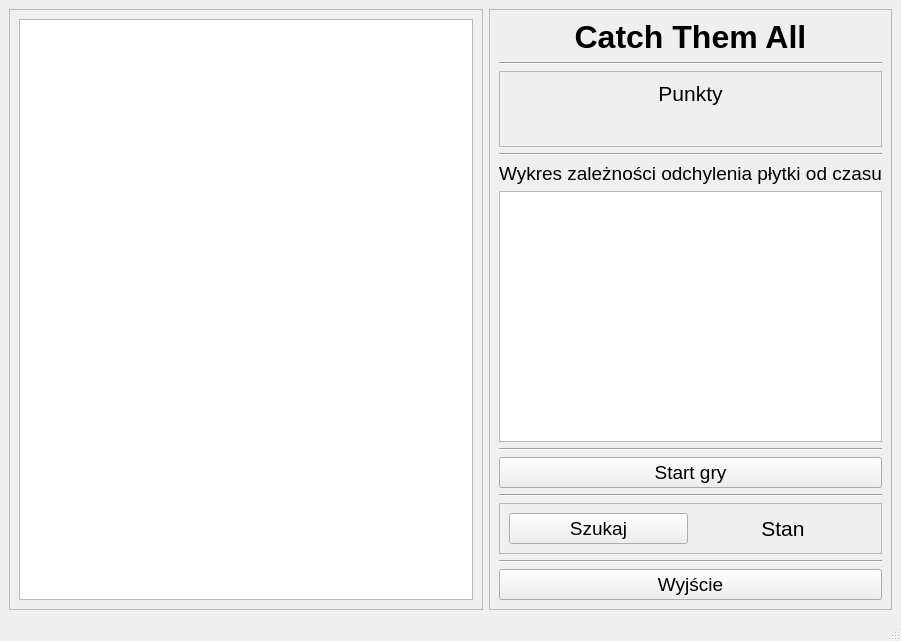
<?xml version="1.0" encoding="UTF-8"?>
<ui version="4.0">
 <class>MainWindow</class>
 <widget class="QMainWindow" name="MainWindow">
  <property name="geometry">
   <rect>
    <x>0</x>
    <y>0</y>
    <width>901</width>
    <height>641</height>
   </rect>
  </property>
  <property name="windowTitle">
   <string>MainWindow</string>
  </property>
  <widget class="QWidget" name="centralwidget">
   <layout class="QGridLayout" name="gridLayout">
    <item row="0" column="0">
     <widget class="QFrame" name="frame">
      <property name="frameShape">
       <enum>QFrame::StyledPanel</enum>
      </property>
      <property name="frameShadow">
       <enum>QFrame::Raised</enum>
      </property>
      <layout class="QGridLayout" name="gridLayout_2">
       <item row="0" column="0">
        <widget class="QGraphicsView" name="graphicsViewGra">
         <property name="sizePolicy">
          <sizepolicy hsizetype="Minimum" vsizetype="Minimum">
           <horstretch>0</horstretch>
           <verstretch>0</verstretch>
          </sizepolicy>
         </property>
        </widget>
       </item>
      </layout>
     </widget>
    </item>
    <item row="0" column="1">
     <widget class="QFrame" name="frame_2">
      <property name="sizePolicy">
       <sizepolicy hsizetype="Maximum" vsizetype="Preferred">
        <horstretch>0</horstretch>
        <verstretch>0</verstretch>
       </sizepolicy>
      </property>
      <property name="frameShape">
       <enum>QFrame::StyledPanel</enum>
      </property>
      <property name="frameShadow">
       <enum>QFrame::Raised</enum>
      </property>
      <layout class="QGridLayout" name="gridLayout_3">
       <item row="2" column="0">
        <widget class="QFrame" name="frame_3">
         <property name="sizePolicy">
          <sizepolicy hsizetype="Preferred" vsizetype="Maximum">
           <horstretch>0</horstretch>
           <verstretch>0</verstretch>
          </sizepolicy>
         </property>
         <property name="frameShape">
          <enum>QFrame::StyledPanel</enum>
         </property>
         <property name="frameShadow">
          <enum>QFrame::Raised</enum>
         </property>
         <layout class="QGridLayout" name="gridLayout_5">
          <item row="1" column="0">
           <widget class="QLabel" name="labelWyswietlaczPunkty">
            <property name="sizePolicy">
             <sizepolicy hsizetype="Minimum" vsizetype="Minimum">
              <horstretch>0</horstretch>
              <verstretch>0</verstretch>
             </sizepolicy>
            </property>
            <property name="font">
             <font>
              <pointsize>16</pointsize>
             </font>
            </property>
            <property name="text">
             <string>&lt;html&gt;&lt;head/&gt;&lt;body&gt;&lt;p align=&quot;center&quot;/&gt;&lt;/body&gt;&lt;/html&gt;</string>
            </property>
            <property name="alignment">
             <set>Qt::AlignCenter</set>
            </property>
           </widget>
          </item>
          <item row="0" column="0">
           <widget class="QLabel" name="labelPunkty">
            <property name="text">
             <string>&lt;html&gt;&lt;head/&gt;&lt;body&gt;&lt;p align=&quot;center&quot;&gt;&lt;span style=&quot; font-size:16pt;&quot;&gt;Punkty&lt;/span&gt;&lt;/p&gt;&lt;/body&gt;&lt;/html&gt;</string>
            </property>
           </widget>
          </item>
         </layout>
        </widget>
       </item>
       <item row="0" column="0">
        <widget class="QLabel" name="labelNazwa">
         <property name="sizePolicy">
          <sizepolicy hsizetype="Minimum" vsizetype="Maximum">
           <horstretch>0</horstretch>
           <verstretch>0</verstretch>
          </sizepolicy>
         </property>
         <property name="text">
          <string>&lt;html&gt;&lt;head/&gt;&lt;body&gt;&lt;p align=&quot;center&quot;&gt;&lt;span style=&quot; font-size:24pt; font-weight:600;&quot;&gt;Catch Them All&lt;/span&gt;&lt;/p&gt;&lt;/body&gt;&lt;/html&gt;</string>
         </property>
        </widget>
       </item>
       <item row="9" column="0">
        <widget class="Line" name="line_5">
         <property name="orientation">
          <enum>Qt::Horizontal</enum>
         </property>
        </widget>
       </item>
       <item row="7" column="0">
        <widget class="QtCharts::QChartView" name="graphicsWykres">
         <property name="sizePolicy">
          <sizepolicy hsizetype="Minimum" vsizetype="Minimum">
           <horstretch>0</horstretch>
           <verstretch>0</verstretch>
          </sizepolicy>
         </property>
        </widget>
       </item>
       <item row="13" column="0">
        <widget class="Line" name="line">
         <property name="orientation">
          <enum>Qt::Horizontal</enum>
         </property>
        </widget>
       </item>
       <item row="11" column="0">
        <widget class="Line" name="line_3">
         <property name="orientation">
          <enum>Qt::Horizontal</enum>
         </property>
        </widget>
       </item>
       <item row="10" column="0">
        <widget class="QPushButton" name="pushButtonStartGry">
         <property name="minimumSize">
          <size>
           <width>0</width>
           <height>21</height>
          </size>
         </property>
         <property name="font">
          <font>
           <pointsize>14</pointsize>
          </font>
         </property>
         <property name="text">
          <string>Start gry</string>
         </property>
        </widget>
       </item>
       <item row="3" column="0">
        <widget class="Line" name="line_4">
         <property name="orientation">
          <enum>Qt::Horizontal</enum>
         </property>
        </widget>
       </item>
       <item row="12" column="0">
        <widget class="QFrame" name="frameStan">
         <property name="sizePolicy">
          <sizepolicy hsizetype="Minimum" vsizetype="Maximum">
           <horstretch>0</horstretch>
           <verstretch>0</verstretch>
          </sizepolicy>
         </property>
         <property name="frameShape">
          <enum>QFrame::StyledPanel</enum>
         </property>
         <property name="frameShadow">
          <enum>QFrame::Raised</enum>
         </property>
         <layout class="QGridLayout" name="gridLayout_4">
          <item row="1" column="0">
           <widget class="QPushButton" name="pushButtonSzukaj">
            <property name="font">
             <font>
              <pointsize>14</pointsize>
             </font>
            </property>
            <property name="text">
             <string>Szukaj</string>
            </property>
           </widget>
          </item>
          <item row="1" column="1">
           <widget class="QLabel" name="labelStan">
            <property name="font">
             <font>
              <pointsize>16</pointsize>
             </font>
            </property>
            <property name="text">
             <string>&lt;html&gt;&lt;head/&gt;&lt;body&gt;&lt;p align=&quot;center&quot;&gt;&lt;span style=&quot; font-size:16pt;&quot;&gt;Stan&lt;/span&gt;&lt;/p&gt;&lt;/body&gt;&lt;/html&gt;</string>
            </property>
            <property name="alignment">
             <set>Qt::AlignCenter</set>
            </property>
           </widget>
          </item>
         </layout>
        </widget>
       </item>
       <item row="14" column="0">
        <widget class="QPushButton" name="pushButtonWyjscie">
         <property name="font">
          <font>
           <pointsize>14</pointsize>
          </font>
         </property>
         <property name="text">
          <string>Wyjście</string>
         </property>
        </widget>
       </item>
       <item row="1" column="0">
        <widget class="Line" name="line_2">
         <property name="orientation">
          <enum>Qt::Horizontal</enum>
         </property>
        </widget>
       </item>
       <item row="4" column="0">
        <widget class="QLabel" name="labelWykes">
         <property name="sizePolicy">
          <sizepolicy hsizetype="Minimum" vsizetype="Maximum">
           <horstretch>0</horstretch>
           <verstretch>0</verstretch>
          </sizepolicy>
         </property>
         <property name="text">
          <string>&lt;html&gt;&lt;head/&gt;&lt;body&gt;&lt;p&gt;&lt;span style=&quot; font-size:14pt;&quot;&gt;Wykres zależności odchylenia płytki od czasu&lt;/span&gt;&lt;/p&gt;&lt;/body&gt;&lt;/html&gt;</string>
         </property>
        </widget>
       </item>
      </layout>
     </widget>
    </item>
   </layout>
  </widget>
  <widget class="QMenuBar" name="menubar">
   <property name="geometry">
    <rect>
     <x>0</x>
     <y>0</y>
     <width>901</width>
     <height>20</height>
    </rect>
   </property>
  </widget>
  <widget class="QStatusBar" name="statusbar"/>
 </widget>
 <customwidgets>
  <customwidget>
   <class>QtCharts::QChartView</class>
   <extends>QGraphicsView</extends>
   <header location="global">QtCharts</header>
  </customwidget>
 </customwidgets>
 <resources/>
 <connections>
  <connection>
   <sender>pushButtonWyjscie</sender>
   <signal>clicked()</signal>
   <receiver>MainWindow</receiver>
   <slot>close()</slot>
   <hints>
    <hint type="sourcelabel">
     <x>947</x>
     <y>641</y>
    </hint>
    <hint type="destinationlabel">
     <x>1066</x>
     <y>621</y>
    </hint>
   </hints>
  </connection>
 </connections>
</ui>
